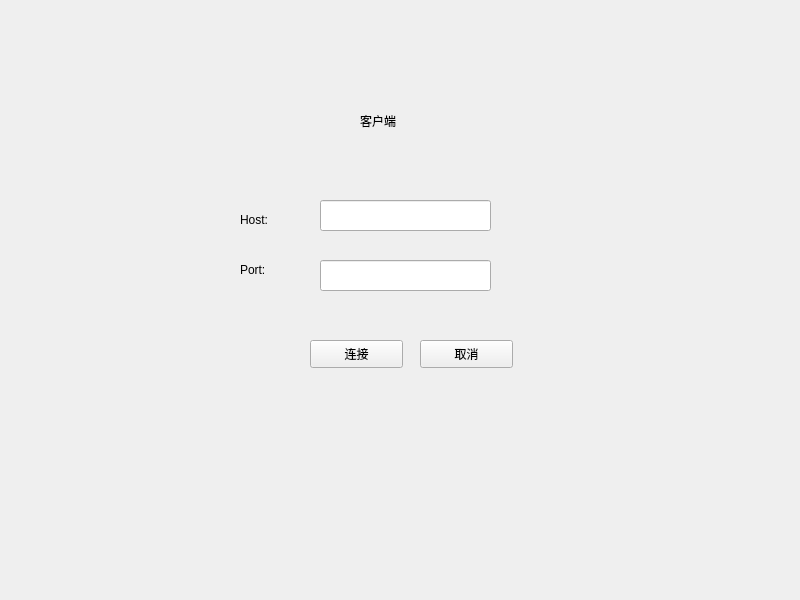
<?xml version="1.0" encoding="UTF-8"?>
<ui version="4.0">
 <class>Widget</class>
 <widget class="QWidget" name="Widget">
  <property name="geometry">
   <rect>
    <x>0</x>
    <y>0</y>
    <width>800</width>
    <height>600</height>
   </rect>
  </property>
  <property name="windowTitle">
   <string>Widget</string>
  </property>
  <widget class="QLineEdit" name="HostLineEdit">
   <property name="geometry">
    <rect>
     <x>320</x>
     <y>200</y>
     <width>171</width>
     <height>31</height>
    </rect>
   </property>
  </widget>
  <widget class="QLineEdit" name="PortLineEdit">
   <property name="geometry">
    <rect>
     <x>320</x>
     <y>260</y>
     <width>171</width>
     <height>31</height>
    </rect>
   </property>
  </widget>
  <widget class="QLabel" name="label">
   <property name="geometry">
    <rect>
     <x>240</x>
     <y>210</y>
     <width>69</width>
     <height>19</height>
    </rect>
   </property>
   <property name="text">
    <string>Host:</string>
   </property>
  </widget>
  <widget class="QLabel" name="label_2">
   <property name="geometry">
    <rect>
     <x>240</x>
     <y>260</y>
     <width>69</width>
     <height>19</height>
    </rect>
   </property>
   <property name="text">
    <string>Port:</string>
   </property>
  </widget>
  <widget class="QPushButton" name="connectButton">
   <property name="geometry">
    <rect>
     <x>310</x>
     <y>340</y>
     <width>93</width>
     <height>28</height>
    </rect>
   </property>
   <property name="text">
    <string>连接</string>
   </property>
  </widget>
  <widget class="QPushButton" name="pushButton_2">
   <property name="geometry">
    <rect>
     <x>420</x>
     <y>340</y>
     <width>93</width>
     <height>28</height>
    </rect>
   </property>
   <property name="text">
    <string>取消</string>
   </property>
  </widget>
  <widget class="QLabel" name="label_3">
   <property name="geometry">
    <rect>
     <x>360</x>
     <y>100</y>
     <width>91</width>
     <height>41</height>
    </rect>
   </property>
   <property name="text">
    <string>客户端</string>
   </property>
  </widget>
 </widget>
 <resources/>
 <connections/>
</ui>
